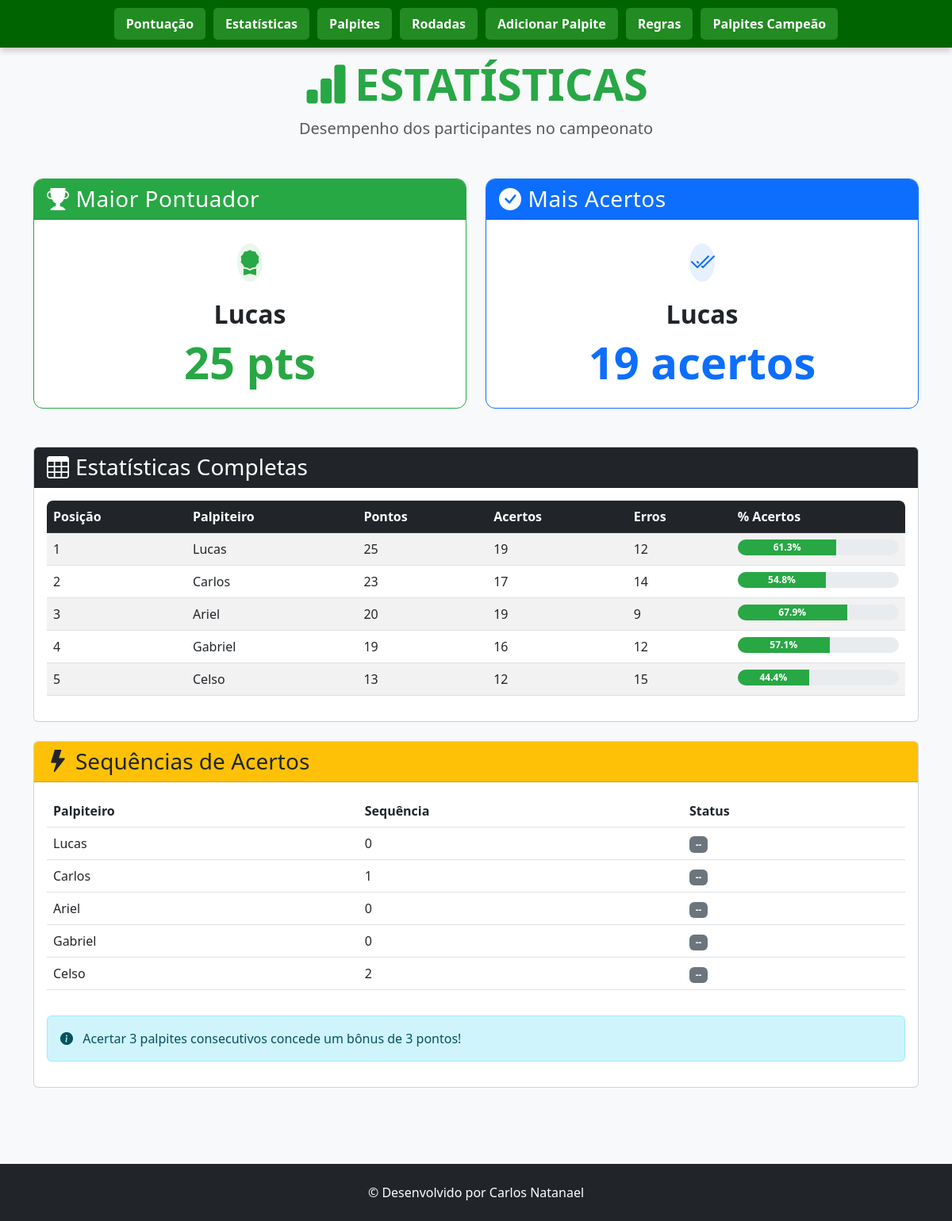
Page /estatisticas on the earlier database version.
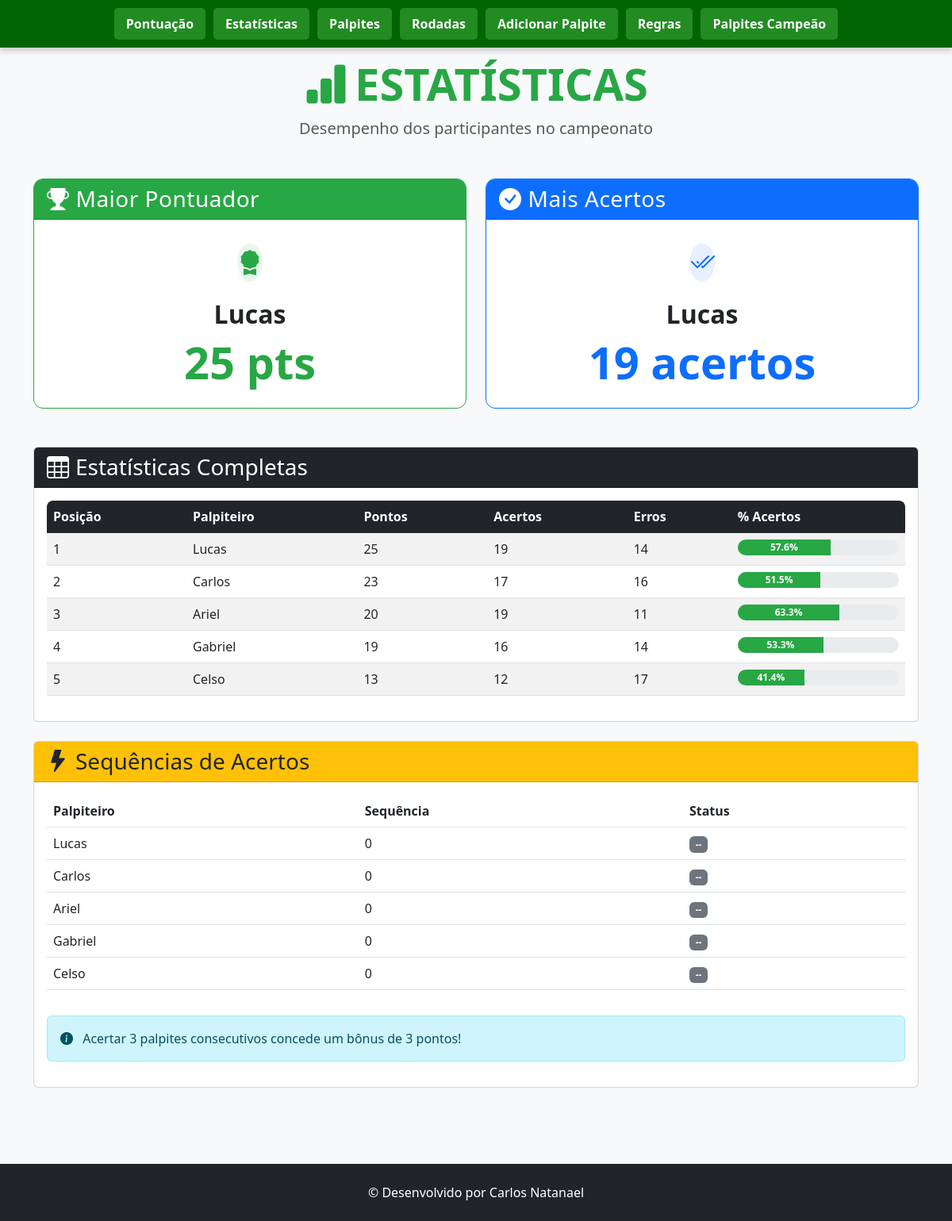
Same page on the later database version.
### tables this page shows
CREATE TABLE pontuacao (
        id INTEGER PRIMARY KEY AUTOINCREMENT,
        posicao INTEGER,
        nome TEXT UNIQUE,
        pontos INTEGER DEFAULT 0,
        acertos INTEGER DEFAULT 0,
        erros INTEGER DEFAULT 0
    , pontos_bonus INTEGER DEFAULT 0);

### app.py (the view)
@app.route('/estatisticas')
def estatisticas():
    conn = get_db_connection()
    estatisticas_completas = conn.execute('''
        SELECT nome, pontos, acertos, erros,
               CASE WHEN (acertos + erros) = 0 THEN 0.0 ELSE ROUND((acertos * 100.0 / (acertos + erros)), 1) END as percentual_acertos
        FROM pontuacao ORDER BY pontos DESC, acertos DESC
    ''').fetchall()
    maior_pontuador = estatisticas_completas[0] if estatisticas_completas else None
    quem_acertou_mais = sorted(estatisticas_completas, key=lambda x: x['acertos'], reverse=True)[0] if estatisticas_completas else None
    rodada_atual_row = conn.execute("SELECT MAX(rodada) as rodada FROM palpites WHERE status != 'Pendente'").fetchone()
    rodada_atual_bonus = rodada_atual_row['rodada'] if rodada_atual_row and rodada_atual_row['rodada'] else 0
    print(f"\n[LOG] Rodada atual para cálculo de bônus: {rodada_atual_bonus}")
    sequencias_info = defaultdict(int)
    if rodada_atual_bonus > 0:
        palpites_rodada_atual = conn.execute("""
            SELECT p.nome, p.status, j.data_hora FROM palpites p
            JOIN jogos j ON p.game_id = j.id
            WHERE p.status != 'Pendente' AND p.rodada = ?
            ORDER BY p.nome, j.data_hora
        """, (rodada_atual_bonus,)).fetchall()
        for jogador in estatisticas_completas:
            nome = jogador['nome']
            palpites_do_jogador_na_rodada = [p for p in palpites_rodada_atual if p['nome'] == nome]
            sequencia_atual = 0
            for palpite in palpites_do_jogador_na_rodada:
                if "Erro" not in palpite['status']:
                    sequencia_atual += 1
                else:
                    sequencia_atual = 0
            sequencias_info[nome] = sequencia_atual
    sequencias_para_template = []
    for jogador in estatisticas_completas:
        nome = jogador['nome']
        max_streak = sequencias_info[nome]
        sequencias_para_template.append({
            'nome': nome,
            'sequencia': max_streak,
            'bonus': '🔥 Bônus Disponível!' if max_streak >= 3 else '--'
        })
    conn.close()
    print(f"\n[LOG] Estatísticas carregadas para {len(estatisticas_completas)} jogadores\n")
    return render_template('estatisticas.html',
                           maior_pontuador=maior_pontuador,
                           quem_acertou_mais=quem_acertou_mais,
                           estatisticas_completas=estatisticas_completas,
                           sequencias=sequencias_para_template,
                           rodada_atual_bonus=rodada_atual_bonus)

### app.py (called while the page is built)
def get_db_connection():
    conn = sqlite3.connect('palpites.db')
    conn.row_factory = sqlite3.Row
    return conn

### templates/estatisticas.html (shortened to what this page needs)
<!DOCTYPE html>
<html lang="pt">
<head>
    <link href="https://cdn.jsdelivr.net/npm/bootstrap@5.3.0/dist/css/bootstrap.min.css" rel="stylesheet">
    <link rel="stylesheet" href="https://cdn.jsdelivr.net/npm/bootstrap-icons@1.10.0/font/bootstrap-icons.css">
    <link rel="stylesheet" href="{{ url_for('static', filename='esta.css') }}">
</head>
<body>
    <header>
        <nav class="navbar navbar-expand-lg navbar-dark fixed-top">
            <div class="collapse navbar-collapse justify-content-center" id="navbarNav">
                <ul class="navbar-nav">
                    <li class="nav-item">
                        <a class="nav-link" href="{{ url_for('index') }}">Pontuação</a>
                    </li>
                    <li class="nav-item">
                        <a class="nav-link" href="{{ url_for('estatisticas') }}">Estatísticas</a>
                    </li>
                    <li class="nav-item">
                        <a class="nav-link" href="{{ url_for('exibir_palpites') }}">Palpites</a>
                    </li>
                    <li class="nav-item">
                        <a class="nav-link" href="{{ url_for('exibir_rodadas') }}">Rodadas</a>
                    </li>
                    <li class="nav-item">
                        <a class="nav-link" href="{{ url_for('adicionar_palpites') }}">Adicionar Palpite</a>
                    </li>
                    <li class="nav-item">
                        <a class="nav-link" href="{{ url_for('regra') }}">Regras</a>
                    </li>
                    <li class="nav-item">
                        <a class="nav-link" href="{{ url_for('ver_palpites_campeao') }}">Palpites Campeão</a>
                    </li>
                </ul>
            </div>
        </nav>
    </header>
    <main class="container py-5 mt-4">
        <div class="text-center mb-5">
            <h1 class="display-4 fw-bold text-success">
                <i class="bi bi-bar-chart-fill me-2"></i>ESTATÍSTICAS
            </h1>
            <p class="lead text-muted">Desempenho dos participantes no campeonato</p>
        </div>
        <div class="row g-4 mb-5">
            <div class="col-md-6">
                <div class="card stat-card h-100 border-success">
                    <div class="card-header bg-success text-white">
                        <h3 class="card-title mb-0">
                            <i class="bi bi-trophy-fill me-2"></i>Maior Pontuador
                        </h3>
                    </div>
                    <div class="card-body text-center py-4">
                        {% if maior_pontuador %}
                        <div class="avatar-lg mb-3 mx-auto">
                            <div class="avatar-title bg-success bg-opacity-10 text-success rounded-circle fs-2">
                                <i class="bi bi-award-fill"></i>
                            </div>
                        </div>
                        <h2 class="fw-bold">{{ maior_pontuador.nome }}</h2>
                        <div class="display-4 fw-bold text-success">{{ maior_pontuador.pontos }} pts</div>
                        {% else %}
                        <div class="text-muted">Nenhum dado disponível</div>
                        {% endif %}
                    </div>
                </div>
            </div>
            <div class="col-md-6">
                <div class="card stat-card h-100 border-primary">
                    <div class="card-header bg-primary text-white">
                        <h3 class="card-title mb-0">
                            <i class="bi bi-check-circle-fill me-2"></i>Mais Acertos
                        </h3>
                    </div>
                    <div class="card-body text-center py-4">
                        {% if quem_acertou_mais %}
                        <div class="avatar-lg mb-3 mx-auto">
                            <div class="avatar-title bg-primary bg-opacity-10 text-primary rounded-circle fs-2">
                                <i class="bi bi-check2-all"></i>
                            </div>
                        </div>
                        <h2 class="fw-bold">{{ quem_acertou_mais.nome }}</h2>
                        <div class="display-4 fw-bold text-primary">{{ quem_acertou_mais.acertos }} acertos</div>
                        {% else %}
                        <div class="text-muted">Nenhum dado disponível</div>
                        {% endif %}
                    </div>
                </div>
            </div>
        </div>
        <div class="card mb-4">
            <div class="card-header bg-dark text-white">
                <h3 class="card-title mb-0">
                    <i class="bi bi-table me-2"></i>Estatísticas Completas
                </h3>
            </div>
            <div class="card-body">
                <div class="table-responsive">
                    <table class="table table-striped table-hover">
                        <thead class="table-dark">
                            <tr>
                                <th>Posição</th>
                                <th>Palpiteiro</th>
                                <th>Pontos</th>
                                <th>Acertos</th>
                                <th>Erros</th>
                                <th>% Acertos</th>
                            </tr>
                        </thead>
                        <tbody>
                            {% for estatistica in estatisticas_completas %}
                            <tr>
                                <td>{{ loop.index }}</td>
                                <td>{{ estatistica.nome }}</td>
                                <td>{{ estatistica.pontos }}</td>
                                <td>{{ estatistica.acertos }}</td>
                                <td>{{ estatistica.erros }}</td>
                                <td>
                                    <div class="progress" style="height: 20px;">
                                        <div class="progress-bar bg-success" style="width: {{ estatistica.percentual_acertos or 0 }}%">
                                            {{ estatistica.percentual_acertos or 0 }}%
                                        </div>
                                    </div>
                                </td>
                            </tr>
                            {% endfor %}
                        </tbody>
                    </table>
                </div>
            </div>
        </div>
        <div class="card">
            <div class="card-header bg-warning text-dark">
                <h3 class="card-title mb-0">
                    <i class="bi bi-lightning-fill me-2"></i>Sequências de Acertos
                </h3>
            </div>
            <div class="card-body">
                <div class="table-responsive">
                    <table class="table table-hover">
                        <thead>
                            <tr>
                                <th>Palpiteiro</th>
                                <th>Sequência</th>
                                <th>Status</th>
                            </tr>
                        </thead>
                        <tbody>
                            {% for seq in sequencias %}
                            <tr class="{{ 'table-success' if seq.sequencia >= 3 }}">
                                <td>{{ seq.nome }}</td>
                                <td>{{ seq.sequencia }}</td>
                                <td>
                                    {% if seq.sequencia >= 3 %}
                                    <span class="badge bg-warning text-dark pulse">{{ seq.bonus }}</span>
                                    {% else %}
                                    <span class="badge bg-secondary">{{ seq.bonus }}</span>
                                    {% endif %}
                                </td>
                            </tr>
                            {% endfor %}
                        </tbody>
                    </table>
                </div>
                <div class="alert alert-info mt-3">
                    <i class="bi bi-info-circle-fill me-2"></i>
                    Acertar 3 palpites consecutivos concede um bônus de 3 pontos!
                </div>
            </div>
        </div>
    </main>
    <footer class="bg-dark text-white py-4 mt-5">
        <div class="container text-center">
            <p class="mb-0">© Desenvolvido por Carlos Natanael</p>
        </div>
    </footer>
</body>
</html>

### static/esta.css (style rules this page uses)
:root { --bs-success-rgb: 40, 167, 69; --bs-primary-rgb: 13, 110, 253; --bs-info-rgb: 23, 162, 184; }
body { background-color: #f8f9fa; font-family: 'Segoe UI', system-ui, -apple-system, sans-serif; }
.stat-card { transition: transform 0.3s ease, box-shadow 0.3s ease; border-radius: 0.75rem; overflow: hidden; }
.stat-card .card-header { font-weight: 600; letter-spacing: 0.5px; }
.avatar-lg { width: 60px; height: 60px; display: flex; align-items: center; justify-content: center; }
.table-responsive { border-radius: 0.5rem; overflow: hidden; }
.progress { border-radius: 10px; }
.progress-bar { font-size: 0.75rem; font-weight: 600; }
header { padding: 0; box-shadow: none; border-bottom: none; }
.navbar { background-color: #006400 !important; box-shadow: 0 4px 8px rgba(0, 0, 0, 0.2); border-bottom: none; padding: 10px 20px; z-index: 1030; }
.navbar-nav .nav-item .nav-link { color: #fff !important; font-weight: bold; padding: 8px 15px !important; margin: 0 5px; border-radius: 5px; transition: background-color 0.3s ease, color 0.3s ease; background-color: #228B22; }

Differences in the rows shown:
changed pontuacao "Lucas": erros "12" → "14"; {{ estatistica.percentual_acertos or 0 }} 61.3 → 57.6 (drawn); percentual_acertos "61.3" → "57.6"
changed pontuacao "Carlos": erros "14" → "16"; {{ estatistica.percentual_acertos or 0 }} 54.8 → 51.5 (drawn); percentual_acertos "54.8" → "51.5"; sequencia "1" → "0"
changed pontuacao "Ariel": erros "9" → "11"; {{ estatistica.percentual_acertos or 0 }} 67.9 → 63.3 (drawn); percentual_acertos "67.9" → "63.3"
changed pontuacao "Gabriel": erros "12" → "14"; {{ estatistica.percentual_acertos or 0 }} 57.1 → 53.3 (drawn); percentual_acertos "57.1" → "53.3"
changed pontuacao "Celso": erros "15" → "17"; {{ estatistica.percentual_acertos or 0 }} 44.4 → 41.4 (drawn); percentual_acertos "44.4" → "41.4"; sequencia "2" → "0"
